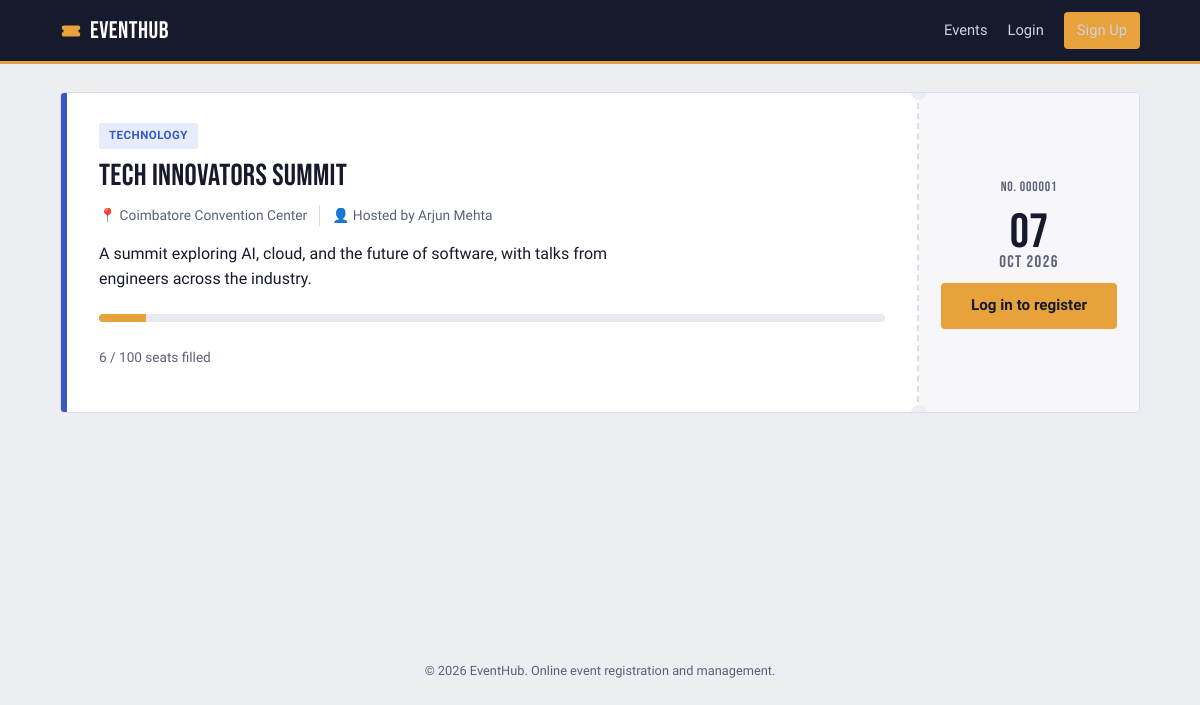
The page /events/1 on the database its author committed.
### tables this page shows
CREATE TABLE events (
    id INTEGER PRIMARY KEY AUTOINCREMENT,
    title TEXT NOT NULL,
    description TEXT,
    category TEXT NOT NULL,
    location TEXT NOT NULL,
    event_date TEXT NOT NULL,
    capacity INTEGER NOT NULL,
    organizer_id INTEGER NOT NULL,
    created_at TEXT NOT NULL,
    FOREIGN KEY (organizer_id) REFERENCES users (id) ON DELETE CASCADE
);

CREATE TABLE users (
    id INTEGER PRIMARY KEY AUTOINCREMENT,
    full_name TEXT NOT NULL,
    email TEXT UNIQUE NOT NULL,
    phone TEXT,
    password_hash TEXT NOT NULL,
    role TEXT NOT NULL DEFAULT 'participant',   -- 'participant' or 'admin'
    created_at TEXT NOT NULL
);

### app.py (the view)
@app.route("/events/<int:event_id>")
def event_detail(event_id):
    db = get_db()
    event = db.execute(
        """SELECT e.*, u.full_name AS organizer_name, u.email AS organizer_email
           FROM events e JOIN users u ON u.id = e.organizer_id
           WHERE e.id = ?""", (event_id,)
    ).fetchone()
    if event is None:
        flash("Event not found.", "error")
        return redirect(url_for("index"))
    seats_taken = db.execute(
        "SELECT COUNT(*) AS c FROM registrations WHERE event_id = ?", (event_id,)
    ).fetchone()["c"]
    already_registered = False
    if "user_id" in session:
        reg = db.execute(
            "SELECT 1 FROM registrations WHERE event_id = ? AND user_id = ?",
            (event_id, session["user_id"])
        ).fetchone()
        already_registered = reg is not None
    return render_template(
        "event_detail.html", event=event, seats_taken=seats_taken,
        already_registered=already_registered
    )

### app.py (called while the page is built)
@app.template_filter("ticket_date")
def ticket_date(value):
    try:
        d = datetime.strptime(value, "%Y-%m-%d").date()
        return {"day": f"{d.day:02d}", "mon": MONTHS[d.month - 1], "year": str(d.year)}
    except (ValueError, TypeError):
        return {"day": "--", "mon": "---", "year": ""}

@app.template_filter("cat_slug")
def cat_slug(value):
    return CATEGORY_SLUGS.get(value, "other")

def current_user():
    if "user_id" not in session:
        return None
    db = get_db()
    return db.execute(
        "SELECT * FROM users WHERE id = ?", (session["user_id"],)
    ).fetchone()

@app.context_processor
def inject_globals():
    return {"current_user": current_user(), "current_year": datetime.now().year}

### database.py (called while the page is built)
def get_db():
    if "db" not in g:
        g.db = sqlite3.connect(current_app.config["DATABASE"])
        g.db.row_factory = sqlite3.Row
        g.db.execute("PRAGMA foreign_keys = ON")
    return g.db

### templates/event_detail.html (shortened to what this page needs)
{% extends "base.html" %}
{% block content %}
{% set td = event['event_date']|ticket_date %}
<div class="ticket ticket-big">
    <div class="ticket-spine spine-{{ event['category']|cat_slug }}"></div>
    <div class="ticket-main">
        <div class="ticket-top-row">
            <span class="badge badge-{{ event['category']|cat_slug }}">{{ event['category'] }}</span>
        </div>
        <h1 class="ticket-title">{{ event['title'] }}</h1>
        <p class="ticket-meta">
            <span class="meta-item">📍 {{ event['location'] }}</span>
            <span class="meta-item">👤 Hosted by {{ event['organizer_name'] }}</span>
        </p>
        <p class="event-description-full">{{ event['description'] }}</p>
        <div class="capacity-bar">
            <div class="capacity-fill {% if seats_taken >= event['capacity'] %}is-full{% endif %}"
                 style="width: {{ (seats_taken / event['capacity'] * 100) if event['capacity'] > 0 else 0 }}%;"></div>
        </div>
        <p class="muted">{{ seats_taken }} / {{ event['capacity'] }} seats filled</p>
    </div>
    <div class="ticket-divider"></div>
    <div class="ticket-stub">
        <span class="ticket-serial">No. {{ "%06d"|format(event['id']) }}</span>
        <span class="stub-date">
            <span class="stub-day">{{ td.day }}</span>
            <span class="stub-mon">{{ td.mon }} {{ td.year }}</span>
        </span>
        {% if current_user %}
            {% if already_registered %}
                <form method="post" action="{{ url_for('unregister_from_event', event_id=event['id']) }}">
                    <button type="submit" class="btn-danger btn-full">Cancel my ticket</button>
                </form>
            {% elif seats_taken >= event['capacity'] %}
                <button class="btn-secondary btn-full" disabled>Sold out</button>
            {% else %}
                <form method="post" action="{{ url_for('register_for_event', event_id=event['id']) }}">
                    <button type="submit" class="btn-primary btn-full">Get my ticket</button>
                </form>
            {% endif %}
        {% else %}
            <a href="{{ url_for('login', next=url_for('event_detail', event_id=event['id'])) }}" class="btn-primary btn-full">Log in to register</a>
        {% endif %}
    </div>
</div>
{% endblock %}

### static/css/style.css (style rules this page uses)
:root { --ink: #161a2c; --ink-soft: #5b6178; --paper: #edeef2; --card: #ffffff; --gold: #e8a23b; --gold-dark: #c9861f; --crimson: #c7402e; --crimson-soft: #fbe7e3; --success: #1f8a5d; --success-soft: #e1f3ea; --border: #dcdde6; --border-soft: #e9eaf1; --cat-tech: #3559c7; --cat-tech-bg: #e7ecfb; --cat-health: #1f8a5d; --cat-health-bg: #e1f3ea; --cat-business: #a66a18; --cat-business-bg: #faf0de; --cat-education: #7c4fce; --cat-education-bg: #f1eafd; --cat-arts: #b3336f; --cat-arts-bg: #fbe7f0; --cat-sports: #c15a16; --cat-sports-bg: #fbead9; --cat-other: #5b6178; --cat-other-bg: #e9eaf1; --font-display: "Bebas Neue", "Arial Narrow", "Oswald", sans-serif; --font-body: "Work Sans", -apple-system, BlinkMacSystemFont, "Segoe UI", Roboto, sans-serif; --radius: 4px; --radius-sm: 3px; }
* { box-sizing: border-box; }
body { margin: 0; font-family: var(--font-body); background: var(--paper); color: var(--ink); line-height: 1.55; -webkit-font-smoothing: antialiased; }
a { color: var(--gold-dark); }
h1, h2, h3 { font-family: var(--font-display); letter-spacing: 0.01em; font-weight: 400; color: var(--ink); margin: 0 0 8px; }
h1 { font-size: 2.6rem; line-height: 1.05; }
.btn-primary, .btn-secondary, .btn-danger, .btn-link, .btn-primary-sm, .btn-secondary-sm, .btn-danger-sm { display: inline-block; border: none; border-radius: var(--radius); cursor: pointer; font-family: var(--font-body); font-weight: 600; text-decoration: none; text-align: center; transition: background-color 0.15s ease, color 0.15s ease, border-color 0.15s ease; }
.btn-primary, .btn-secondary, .btn-danger { padding: 11px 20px; font-size: 0.95rem; }
.btn-primary, .btn-primary-sm { background: var(--gold); color: var(--ink); }
.btn-full { width: 100%; }
.badge { display: inline-block; font-size: 0.72rem; font-weight: 700; text-transform: uppercase; letter-spacing: 0.04em; padding: 4px 10px; border-radius: var(--radius-sm); background: var(--cat-other-bg); color: var(--cat-other); }
.badge-tech { background: var(--cat-tech-bg); color: var(--cat-tech); }
.spine-tech { background: var(--cat-tech); }
.ticket { display: flex; background: var(--card); border: 1px solid var(--border); border-radius: var(--radius); overflow: hidden; }
.ticket-spine { width: 6px; flex-shrink: 0; }
.ticket-main { flex: 1; min-width: 0; padding: 18px 20px; display: flex; flex-direction: column; gap: 8px; }
.ticket-top-row { display: flex; align-items: center; gap: 8px; flex-wrap: wrap; }
.ticket-title { margin: 0; font-size: 1.2rem; }
.ticket-meta { display: flex; flex-wrap: wrap; gap: 0; color: var(--ink-soft); font-size: 0.86rem; margin: 0; }
.meta-item { padding: 0 12px 0 0; }
.meta-item + .meta-item { border-left: 1px solid var(--border); padding-left: 12px; }
.ticket-divider { width: 0; border-left: 2px dashed var(--border); position: relative; flex-shrink: 0; }
.ticket-divider::before, .ticket-divider::after { content: ""; position: absolute; left: 50%; transform: translateX(-50%); width: 16px; height: 16px; background: var(--paper); border-radius: 50%; }
.ticket-divider::before { top: -9px; }
.ticket-divider::after { bottom: -9px; }
.ticket-stub { flex-shrink: 0; width: 148px; padding: 18px 16px; display: flex; flex-direction: column; align-items: center; justify-content: center; text-align: center; gap: 6px; background: #f7f6fb; }
.stub-date { font-family: var(--font-display); line-height: 0.95; }
.stub-day { display: block; font-size: 2.1rem; color: var(--ink); }
.stub-mon { display: block; font-size: 0.95rem; letter-spacing: 0.08em; color: var(--ink-soft); }
.ticket-big { align-items: stretch; }
.ticket-big .ticket-main { padding: 30px 32px; gap: 12px; }
.ticket-big .ticket-title { font-size: 1.9rem; }
.ticket-big .ticket-stub { width: 220px; padding: 30px 22px; gap: 12px; }
.ticket-big .stub-day { font-size: 3rem; }
.ticket-big .stub-mon { font-size: 1.05rem; }
.ticket-serial { font-family: var(--font-display); font-size: 0.85rem; letter-spacing: 0.06em; color: var(--ink-soft); }
.event-description-full { margin: 4px 0 6px; max-width: 62ch; }
.capacity-bar { background: var(--border-soft); border-radius: 999px; height: 8px; overflow: hidden; margin-top: 4px; width: 100%; }
.capacity-fill { background: var(--gold); height: 100%; }
.muted { color: var(--ink-soft); font-size: 0.85rem; }

### rows shown on the page
events: category "TECHNOLOGY", title "Tech Innovators Summit", location "Coimbatore Convention Center", description "A summit exploring AI, cloud, and the future of software, with talks from engineers across the industry.", capacity "100", id "000001"
users: organizer_name "Arjun Mehta"

### other values the page prints
{{ seats_taken }} "6"
{{ td.day }} "07"
{{ td.mon }} "OCT"
{{ td.year }} "2026"
